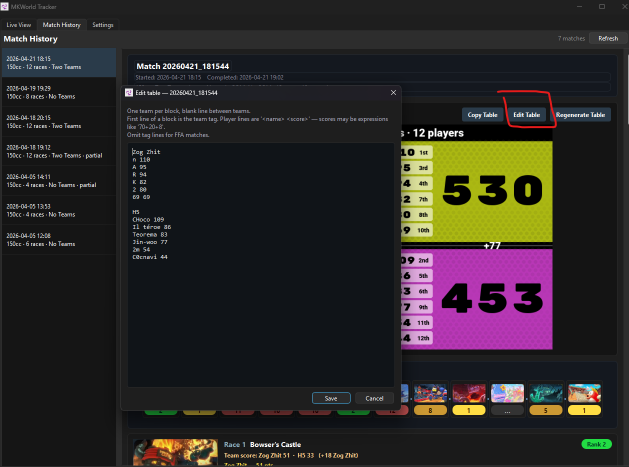
#> input picture assets/images/edittable.png, 1257 x 933 px (shown at 1/2 size)
$ python -i race_result.py   (imports and definitions only)   (older library calls are emulated)
#> lines starting #> are read from the running program, lines starting #| are printed output that depends on the picture
#> further down, picture is the input picture: shape (933, 1257, 3); mean B, G, R 38.6, 39.3, 43
from __future__ import annotations

import logging
import re
from collections import Counter, defaultdict

import cv2
import numpy as np
import pytesseract

logger = logging.getLogger(__name__)

# Panel occupies the right portion of the screen (1920x1080 capture).
_PANEL_X1 = 0.48
_PANEL_X2 = 0.88

# Row geometry.
_ROW_H_RATIO = 0.0713  # ~77px at 1080p
_MAX_VISIBLE_ROWS = 14

# Detection: minimum percentage of rows with strong horizontal edges.
_EDGE_ROW_THRESHOLD = 40
_EDGE_PERCENT_MIN = 10.0

# Minimum placements in a single frame to confirm results screen.
MIN_PLACEMENTS_TO_CONFIRM = 3


class RaceResultDetector:
    """Detects the post-race results screen and reads placements via per-row OCR."""

    # [10 lines left out: function is_active, not called in this run]

    def read_results(self, frame: np.ndarray) -> dict[int, str]:
        """Per-row OCR with dynamic offset detection. Returns {placement: name}."""
        h, w = frame.shape[:2]
#> h = 933; w = 1257
        gray = cv2.cvtColor(frame, cv2.COLOR_BGR2GRAY)
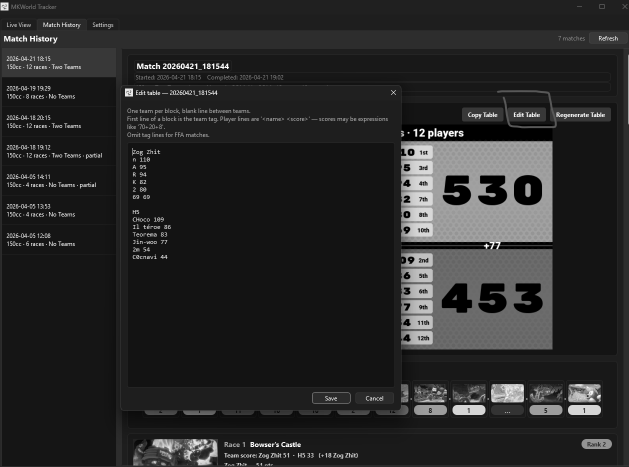
#> gray: shape (933, 1257) (shown at 1/2 size); min 0, max 255, mean 40.3
        row_h = int(h * _ROW_H_RATIO)
#> row_h = 66
        offset = _find_row_offset(gray, h, w, row_h)
#> in _find_row_offset, `panel = gray[:, int(w * _PANEL_X1) : int(w * _PANEL_X2)]`:
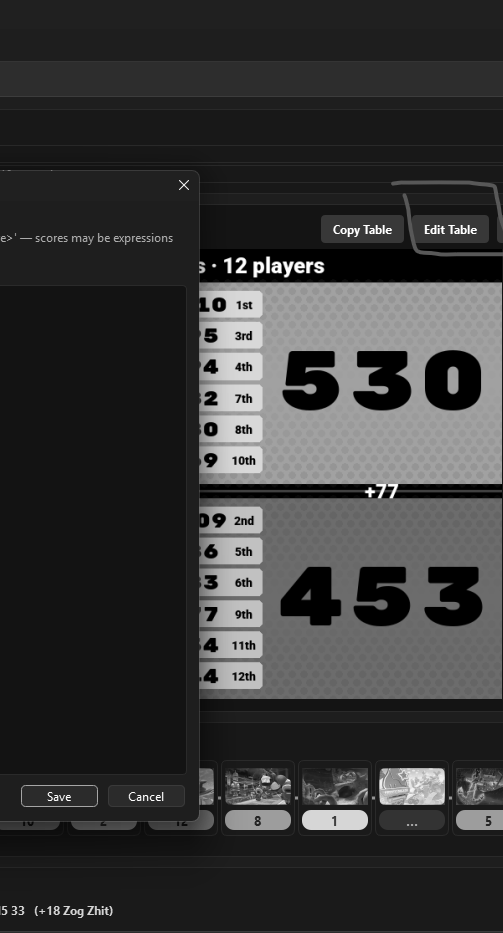
#> panel: shape (933, 503); min 0, max 255, mean 54.3
#> in _find_row_offset, `profile = np.mean(panel, axis=1)`: profile = 933 values, max 109.7 at index 345, min 12 at index 278, mean 54.29
#> the loop in _find_row_offset, `for off in range(row_h):` made 66 passes
#> (score, best_score) on passes 1, 13, 14, 15, 16, 42, 46, 47: (54.28, 54.28), (54.01, 54.01), (53.22, 53.22), (52.49, 52.49), (52.08, 52.08), (51.84, 51.84), (51.6, 51.6), (51.24, 51.24)
#> score on passes 2 to 7: 54.43, 54.54, 54.58, 54.89, 55.28, 55.59
#> after the loop in _find_row_offset, `for off in range(row_h):`: best_off = 46; best_score = 51.24
#> offset = 46
        x1, x2 = int(w * _PANEL_X1), int(w * _PANEL_X2)
#> x1 = 603; x2 = 1106

        results: dict[int, str] = {}
        for i in range(_MAX_VISIBLE_ROWS):
            y1 = offset + i * row_h
            y2 = y1 + row_h
            if y2 > h:
                break

            row = frame[y1:y2, x1:x2]
            row_gray = cv2.cvtColor(row, cv2.COLOR_BGR2GRAY)
            if np.max(row_gray) < 140:
                continue

            row_up = cv2.resize(
                row, None, fx=3, fy=3, interpolation=cv2.INTER_CUBIC
            )
            g = cv2.cvtColor(row_up, cv2.COLOR_BGR2GRAY)

            # Try raw image first, then threshold 180 as fallback.
            for img in [row_up, cv2.threshold(g, 180, 255, cv2.THRESH_BINARY)[1]]:
                text = pytesseract.image_to_string(img, config="--psm 7").strip()
                num, name = _parse_line(text)
                if num is not None and num not in results:
                    results[num] = name
                    break
#> this loop made 3 passes
#> (y1, y2) on passes 1 to 3: (46, 112), (112, 178), (178, 244)
#> pass 1, in read_results, `row = frame[y1:y2, x1:x2]`:
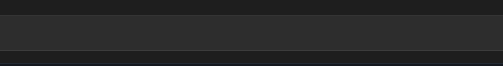
#> row: shape (66, 503, 3); mean B, G, R 38.9, 38.5, 38.3
#> pass 2, in read_results, `row = frame[y1:y2, x1:x2]`:
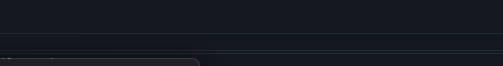
#> row: shape (66, 503, 3); mean B, G, R 31.9, 24.9, 21.1
#> after the loop:
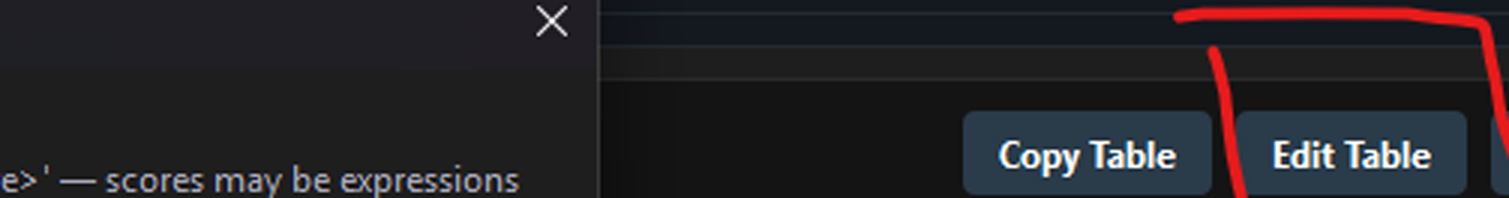
#> img: shape (198, 1509, 3); mean B, G, R 39.6, 35.7, 37.8
#> after the loop:
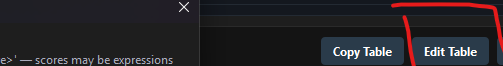
#> row: shape (66, 503, 3); mean B, G, R 39.6, 35.7, 37.9
#> after the loop, results = 0 items

        return results


class RaceResultAccumulator:
    """Accumulates placement readings across frames and resolves via consensus."""

    def __init__(self) -> None:
        self._readings: defaultdict[int, list[str]] = defaultdict(list)

    def add_frame(self, results: dict[int, str]) -> None:
        for num, name in results.items():
            self._readings[num].append(name)

    @property
    def placement_count(self) -> int:
        return len(self._readings)

    # [19 lines left out: function finalize, not called in this run]

    def clear(self) -> None:
        self._readings.clear()


def _find_row_offset(gray: np.ndarray, h: int, w: int, row_h: int) -> int:
    """Find the y-offset where row separators (brightness dips) align best."""
    panel = gray[:, int(w * _PANEL_X1) : int(w * _PANEL_X2)]
    profile = np.mean(panel, axis=1)

    best_off, best_score = 0, float("inf")
    for off in range(row_h):
        vals = [
            np.mean(profile[max(0, off + i * row_h - 2) : min(h, off + i * row_h + 3)])
            for i in range(_MAX_VISIBLE_ROWS)
            if off + i * row_h < h
        ]
        if vals:
            score = np.mean(vals)
            if score < best_score:
                best_score = score
                best_off = off
    return best_off


# [28 lines left out: function _parse_line, not called in this run]

>>> import cv2
>>> picture = cv2.imread('../../../assets/images/edittable.png')
#> (the run stopped early here; a loop or call above may not have finished)

$ run again, on assets/images/webhook_table.png
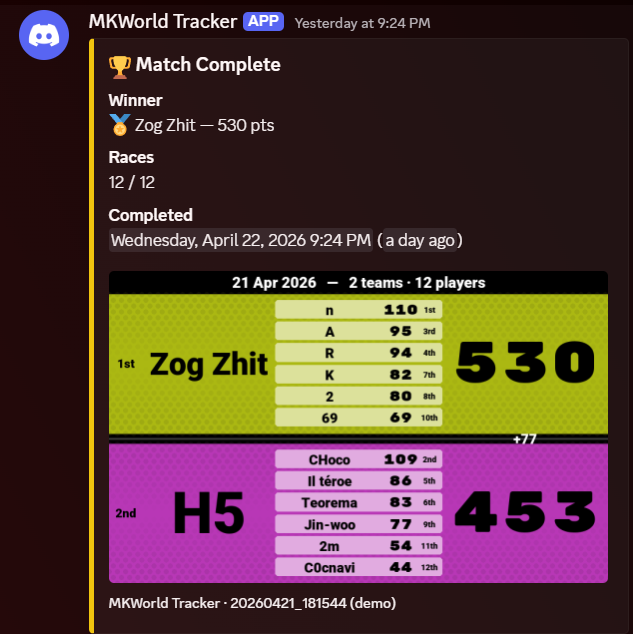
#> input picture assets/images/webhook_table.png, 633 x 634 px
#> picture is the input picture: shape (634, 633, 3); mean B, G, R 54.7, 60.2, 87
#> in _find_row_offset, `panel = gray[:, int(w * _PANEL_X1) : int(w * _PANEL_X2)]`:
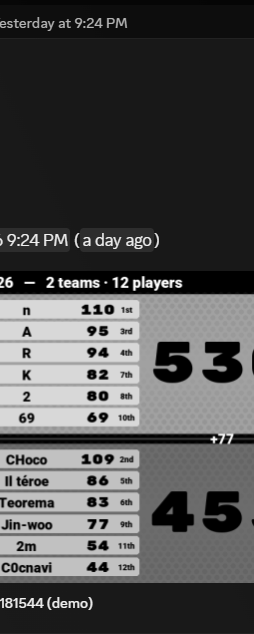
#> panel: shape (634, 254); min 0, max 255, mean 78.8
#> profile = 634 values, max 190.6 at index 338, min 0 at index 271, mean 78.84
#> the loop in _find_row_offset, `for off in range(row_h):` made 45 passes
#> (score, best_score) on passes 1 to 5: (77.21, 77.21), (76.77, 76.77), (75.6, 75.6), (74.42, 74.42), (74.06, 74.06)
#> after the loop in _find_row_offset, `for off in range(row_h):`: best_off = 4; best_score = 74.06
#> offset = 4
#> the loop in read_results, `for i in range(_MAX_VISIBLE_ROWS):` made 1 pass
#> (y1, y2) on pass 1: (4, 49)
#> pass 1, in read_results, `row_up = cv2.resize( row, None, fx=3, fy=3, interpolation=cv2.INTER_CU..`:
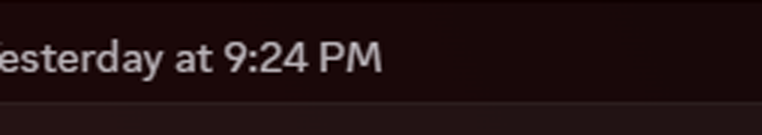
#> row_up: shape (135, 762, 3); mean B, G, R 18.5, 17.4, 34.2
#> after the loop in read_results, `for i in range(_MAX_VISIBLE_ROWS):`: results = 0 items
